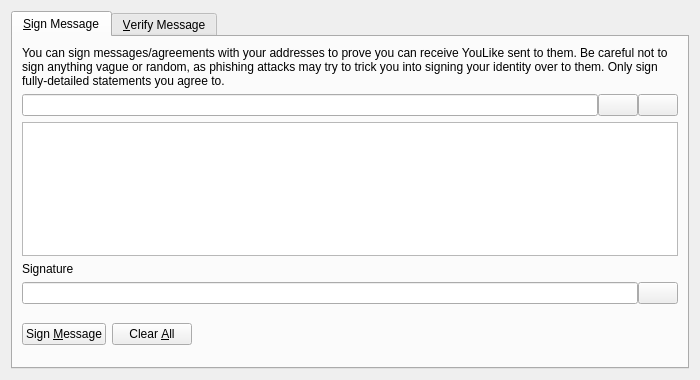
<?xml version="1.0" encoding="UTF-8"?>
<ui version="4.0">
 <class>SignVerifyMessageDialog</class>
 <widget class="QDialog" name="SignVerifyMessageDialog">
  <property name="geometry">
   <rect>
    <x>0</x>
    <y>0</y>
    <width>700</width>
    <height>380</height>
   </rect>
  </property>
  <property name="windowTitle">
   <string>Signatures - Sign / Verify a Message</string>
  </property>
  <property name="modal">
   <bool>true</bool>
  </property>
  <layout class="QVBoxLayout" name="verticalLayout">
   <item>
    <widget class="QTabWidget" name="tabWidget">
     <property name="currentIndex">
      <number>0</number>
     </property>
     <widget class="QWidget" name="tabSignMessage">
      <attribute name="title">
       <string>&amp;Sign Message</string>
      </attribute>
      <layout class="QVBoxLayout" name="verticalLayout_SM">
       <item>
        <widget class="QLabel" name="infoLabel_SM">
         <property name="text">
          <string>You can sign messages/agreements with your addresses to prove you can receive YouLike sent to them. Be careful not to sign anything vague or random, as phishing attacks may try to trick you into signing your identity over to them. Only sign fully-detailed statements you agree to.</string>
         </property>
         <property name="textFormat">
          <enum>Qt::PlainText</enum>
         </property>
         <property name="wordWrap">
          <bool>true</bool>
         </property>
        </widget>
       </item>
       <item>
        <layout class="QHBoxLayout" name="horizontalLayout_1_SM">
         <property name="spacing">
          <number>0</number>
         </property>
         <item>
          <widget class="QValidatedLineEdit" name="addressIn_SM">
           <property name="toolTip">
            <string>The YouLike address to sign the message with</string>
           </property>
          </widget>
         </item>
         <item>
          <widget class="QPushButton" name="addressBookButton_SM">
           <property name="toolTip">
            <string>Choose previously used address</string>
           </property>
           <property name="text">
            <string/>
           </property>
           <property name="shortcut">
            <string>Alt+A</string>
           </property>
           <property name="autoDefault">
            <bool>false</bool>
           </property>
          </widget>
         </item>
         <item>
          <widget class="QPushButton" name="pasteButton_SM">
           <property name="toolTip">
            <string>Paste address from clipboard</string>
           </property>
           <property name="text">
            <string/>
           </property>
           <property name="shortcut">
            <string>Alt+P</string>
           </property>
           <property name="autoDefault">
            <bool>false</bool>
           </property>
          </widget>
         </item>
        </layout>
       </item>
       <item>
        <widget class="QPlainTextEdit" name="messageIn_SM">
         <property name="toolTip">
          <string>Enter the message you want to sign here</string>
         </property>
        </widget>
       </item>
       <item>
        <widget class="QLabel" name="signatureLabel_SM">
         <property name="text">
          <string>Signature</string>
         </property>
         <property name="textFormat">
          <enum>Qt::PlainText</enum>
         </property>
        </widget>
       </item>
       <item>
        <layout class="QHBoxLayout" name="horizontalLayout_2_SM">
         <property name="spacing">
          <number>0</number>
         </property>
         <item>
          <widget class="QLineEdit" name="signatureOut_SM">
           <property name="font">
            <font>
             <italic>true</italic>
            </font>
           </property>
           <property name="readOnly">
            <bool>true</bool>
           </property>
          </widget>
         </item>
         <item>
          <widget class="QPushButton" name="copySignatureButton_SM">
           <property name="toolTip">
            <string>Copy the current signature to the system clipboard</string>
           </property>
           <property name="text">
            <string/>
           </property>
           <property name="autoDefault">
            <bool>false</bool>
           </property>
          </widget>
         </item>
        </layout>
       </item>
       <item>
        <layout class="QHBoxLayout" name="horizontalLayout_3_SM">
         <item>
          <widget class="QPushButton" name="signMessageButton_SM">
           <property name="toolTip">
            <string>Sign the message to prove you own this YouLike address</string>
           </property>
           <property name="text">
            <string>Sign &amp;Message</string>
           </property>
           <property name="autoDefault">
            <bool>false</bool>
           </property>
          </widget>
         </item>
         <item>
          <widget class="QPushButton" name="clearButton_SM">
           <property name="toolTip">
            <string>Reset all sign message fields</string>
           </property>
           <property name="text">
            <string>Clear &amp;All</string>
           </property>
           <property name="autoDefault">
            <bool>false</bool>
           </property>
          </widget>
         </item>
         <item>
          <spacer name="horizontalSpacer_1_SM">
           <property name="orientation">
            <enum>Qt::Horizontal</enum>
           </property>
           <property name="sizeHint" stdset="0">
            <size>
             <width>40</width>
             <height>48</height>
            </size>
           </property>
          </spacer>
         </item>
         <item>
          <widget class="QLabel" name="statusLabel_SM">
           <property name="font">
            <font>
             <weight>75</weight>
             <bold>true</bold>
            </font>
           </property>
           <property name="text">
            <string/>
           </property>
           <property name="wordWrap">
            <bool>true</bool>
           </property>
          </widget>
         </item>
         <item>
          <spacer name="horizontalSpacer_2_SM">
           <property name="orientation">
            <enum>Qt::Horizontal</enum>
           </property>
           <property name="sizeHint" stdset="0">
            <size>
             <width>40</width>
             <height>48</height>
            </size>
           </property>
          </spacer>
         </item>
        </layout>
       </item>
      </layout>
     </widget>
     <widget class="QWidget" name="tabVerifyMessage">
      <attribute name="title">
       <string>&amp;Verify Message</string>
      </attribute>
      <layout class="QVBoxLayout" name="verticalLayout_VM">
       <item>
        <widget class="QLabel" name="infoLabel_VM">
         <property name="text">
          <string>Enter the receiver's address, message (ensure you copy line breaks, spaces, tabs, etc. exactly) and signature below to verify the message. Be careful not to read more into the signature than what is in the signed message itself, to avoid being tricked by a man-in-the-middle attack. Note that this only proves the signing party receives with the address, it cannot prove sendership of any transaction!</string>
         </property>
         <property name="textFormat">
          <enum>Qt::PlainText</enum>
         </property>
         <property name="alignment">
          <set>Qt::AlignLeading|Qt::AlignLeft|Qt::AlignTop</set>
         </property>
         <property name="wordWrap">
          <bool>true</bool>
         </property>
        </widget>
       </item>
       <item>
        <layout class="QHBoxLayout" name="horizontalLayout_1_VM">
         <property name="spacing">
          <number>0</number>
         </property>
         <item>
          <widget class="QValidatedLineEdit" name="addressIn_VM">
           <property name="toolTip">
            <string>The YouLike address the message was signed with</string>
           </property>
          </widget>
         </item>
         <item>
          <widget class="QPushButton" name="addressBookButton_VM">
           <property name="toolTip">
            <string>Choose previously used address</string>
           </property>
           <property name="text">
            <string/>
           </property>
           <property name="shortcut">
            <string>Alt+A</string>
           </property>
           <property name="autoDefault">
            <bool>false</bool>
           </property>
          </widget>
         </item>
        </layout>
       </item>
       <item>
        <widget class="QPlainTextEdit" name="messageIn_VM"/>
       </item>
       <item>
        <widget class="QValidatedLineEdit" name="signatureIn_VM"/>
       </item>
       <item>
        <layout class="QHBoxLayout" name="horizontalLayout_2_VM">
         <item>
          <widget class="QPushButton" name="verifyMessageButton_VM">
           <property name="toolTip">
            <string>Verify the message to ensure it was signed with the specified YouLike address</string>
           </property>
           <property name="text">
            <string>Verify &amp;Message</string>
           </property>
           <property name="autoDefault">
            <bool>false</bool>
           </property>
          </widget>
         </item>
         <item>
          <widget class="QPushButton" name="clearButton_VM">
           <property name="toolTip">
            <string>Reset all verify message fields</string>
           </property>
           <property name="text">
            <string>Clear &amp;All</string>
           </property>
           <property name="autoDefault">
            <bool>false</bool>
           </property>
          </widget>
         </item>
         <item>
          <spacer name="horizontalSpacer_1_VM">
           <property name="orientation">
            <enum>Qt::Horizontal</enum>
           </property>
           <property name="sizeHint" stdset="0">
            <size>
             <width>40</width>
             <height>48</height>
            </size>
           </property>
          </spacer>
         </item>
         <item>
          <widget class="QLabel" name="statusLabel_VM">
           <property name="font">
            <font>
             <weight>75</weight>
             <bold>true</bold>
            </font>
           </property>
           <property name="text">
            <string/>
           </property>
           <property name="wordWrap">
            <bool>true</bool>
           </property>
          </widget>
         </item>
         <item>
          <spacer name="horizontalSpacer_2_VM">
           <property name="orientation">
            <enum>Qt::Horizontal</enum>
           </property>
           <property name="sizeHint" stdset="0">
            <size>
             <width>40</width>
             <height>48</height>
            </size>
           </property>
          </spacer>
         </item>
        </layout>
       </item>
      </layout>
     </widget>
    </widget>
   </item>
  </layout>
 </widget>
 <customwidgets>
  <customwidget>
   <class>QValidatedLineEdit</class>
   <extends>QLineEdit</extends>
   <header>qvalidatedlineedit.h</header>
  </customwidget>
 </customwidgets>
 <resources>
  <include location="../youlike.qrc"/>
 </resources>
 <connections/>
</ui>
